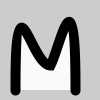
Frame 1 (no input)
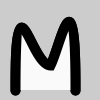
Frame 2 (the mouse pressed at the canvas centre, redrawn once)

The Processing sketch that drew these frames (run headless with seeded random() and noise(); the mouse was pressed at the canvas centre and the sketch redrawn once):

// Processing sketch: sketch_22_1
// ── sketch_22_1.pde
//z3336121 sharon chen
//this is exercise 22.1

float c = 125.0;
void setup() {
size(100, 100);
smooth();
noLoop();
}
void draw() {
arch(c);
}
void arch(float curvature) {
float y = 90.0;
strokeWeight(10);
fill(250);
beginShape();
vertex(15.0, y);
bezierVertex(15.0, y-curvature, 30.0, 65.0, 50.0, 65.0);
bezierVertex(60.0, 45.0, 75.0, y-curvature, 75.0, y);
endShape();
}
